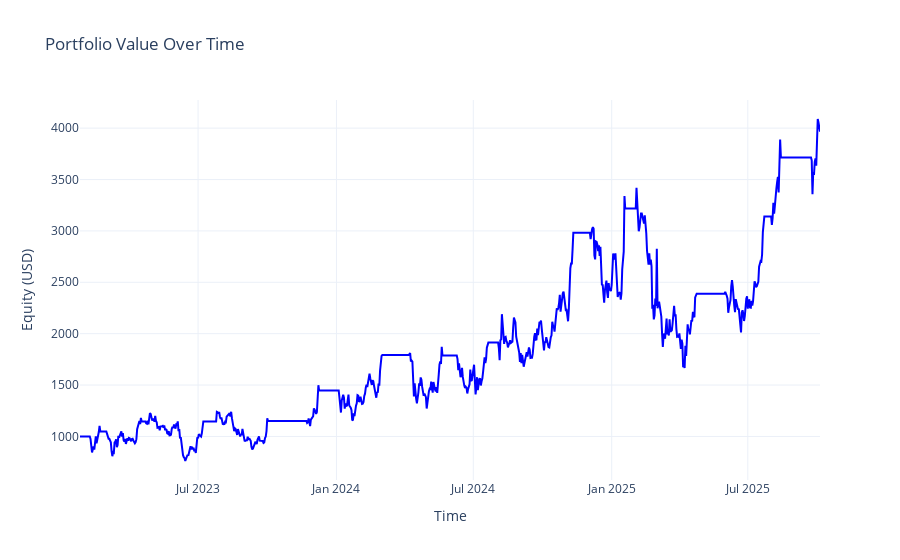

Notebook code for this chart:
### Code cell
plot_equity(equity_df)

### Figure 1 — Plotly figure (JSON) as saved in the notebook; plotly's stock layout.template omitted (floating-point values rounded to 4 significant figures; data arrays with more than 128 entries replaced by an {"elided": "..."} marker saying what was removed)
{"data": [{"line": {"color": "blue", "width": 2}, "mode": "lines", "name": "Equity Curve", "type": "scatter", "x": {"elided": "985 str values"}, "y": {"elided": "985 float values"}}], "layout": {"legend": {"x": 0, "y": 1}, "title": {"text": "Portfolio Value Over Time"}, "xaxis": {"title": {"text": "Time"}}, "yaxis": {"title": {"text": "Equity (USD)"}}}}
